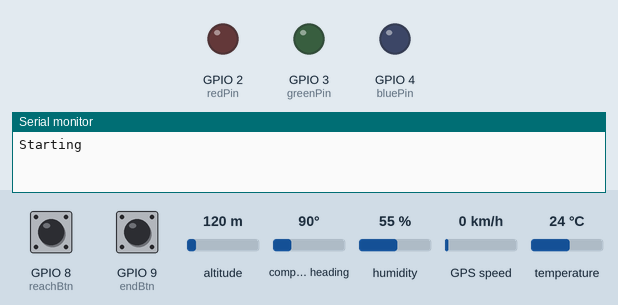
Recording of a sketch running on a simulated ESP32-S3. On the bench: output pins drawn as LEDs (lit = HIGH), the last lines printed to the serial monitor. Dashed ring = blinking. The inputs (shaded band) are chosen by the test bench; at power-on: GPIO 8 (reachBtn) HIGH, GPIO 9 (endBtn) HIGH, altitude 120 m, compass heading 90°, humidity 55 %, GPS speed 0 km/h, temperature 24 °C. Storage starts empty; the GPS gets a fix after 3 s at 37.7749, -122.4194 with 8 satellites.

Above: at 2.4 s.
2.5 s: GPIO 8 (reachBtn) pulled LOW for 0.15 s
At 3.11 s:
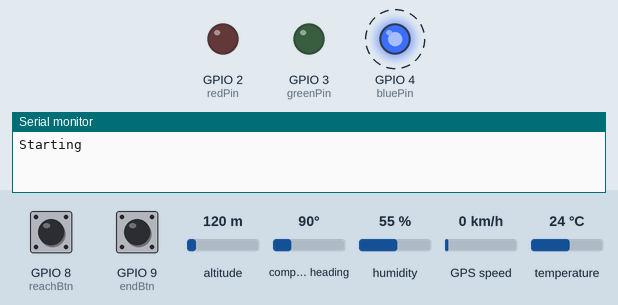
8.7 s: GPIO 9 (endBtn) pulled LOW for 3.2 s
At 9.4 s:
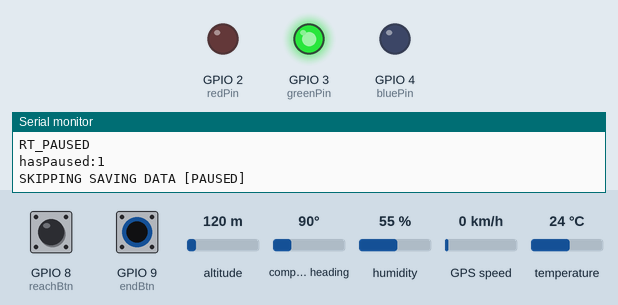
At 15.43 s:
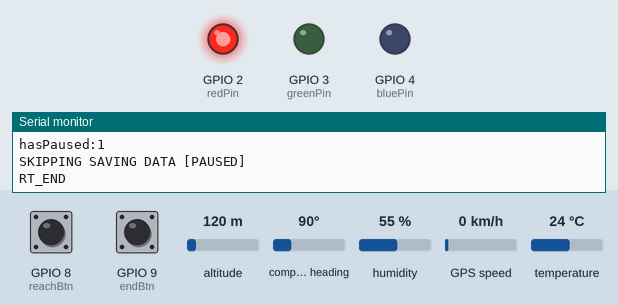
Timing chart, 0 to 17.0 s (numbered marks = the images above; inputs shaded):
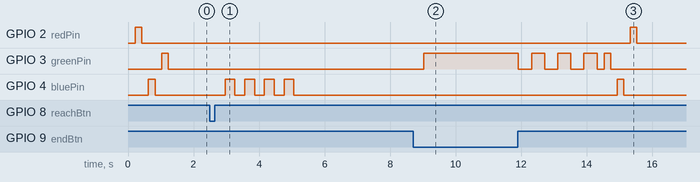

The sketch:

RoadTripGPS.ino
```cpp
#include "libs/TinyGPSPlus.h"
#include<SPI.h>
#include <SD.h>
#include<DHT.h>
#include "transmitAPI.h"

#define DEBUG_MODE

/*
 * PINS
 * SD:
 * MISO: 12
 * MOSI: 11
 * CLK: 13
 * CS: 4
 *
 * LEDs: red:2 ; green:3 ; blue:10
 * GPS: RX:6 ; TX:5
 * DHT: 7
 * BTNs: step:8 ; start/end:9
 *
* STATUS CASES:
* RED BLINK: Something went wrong
* PERMANENT RED: GPS Does not receive data properly
* GREEN BLINK: Ending hike
* PERMANENT GREEN: Everything is okay
* BLUE BLINK (2times): Got invalid GPS data
* BLUE BLINK (4times): Step button pressed
* BLUE BLINK (1time 1s): Reach button pressed
*/

#define TIME_INTERVAL 8000
#define TEMP_OFFSET 6.0
#define SD_CS 5

void blinkAlert(uint8_t vc, uint16_t d, uint8_t pin, bool sbo=false);

const uint8_t reachBtn = 8;
const uint8_t endBtn = 9;
const uint8_t dhtPin = 7;

const uint8_t redPin = 2;
const uint8_t greenPin = 3;
const uint8_t bluePin = 4;


bool hasPaused = false;
bool valPause = false;
bool valReach = false;
bool endBtnTriggered = false;
bool dataAreValid = false;
uint32_t timeCBtn = 0;

DHT dht(dhtPin, DHT11);
File fileWrite;

// SdFat sd;  // Instance de la bibliothèque SDFat

//SoftwareSerial gpsDevice(5, 6);  // RX, TX
HardwareSerial gpsDevice(2);

TinyGPSPlus gps;
String filename = "dat01.txt";
uint32_t timeCount = 0;
void setup() {

  pinMode(redPin, OUTPUT);
  pinMode(greenPin, OUTPUT);
  pinMode(bluePin, OUTPUT);

  pinMode(endBtn, INPUT_PULLUP);
  pinMode(reachBtn, INPUT_PULLUP);

  #ifdef DEBUG_MODE
  Serial.begin(9600);
  #endif
  //SPI.begin();
  if (!SD.begin(SD_CS)) {
    digitalWrite(redPin, HIGH);
    #ifdef DEBUG_MODE
    Serial.println("Initialization failed!");
    #endif
    while (1){
      blinkAlert(3, 200, redPin);
      delay(1000);
    }
  }
  fileWrite = SD.open(filename, FILE_WRITE);
  if(!fileWrite){
    #ifdef DEBUG_MODE
    Serial.println("SD or File not readable!");
    #endif
    while(1)
    {
      blinkAlert(3, 200, redPin);
      delay(1000);
    }
  }
  dht.begin();
  gpsDevice.begin(9600);
  #ifdef DEBUG_MODE
  Serial.println("Starting");
  #endif
  blinkAlert(1, 200, redPin);
  blinkAlert(1, 200, bluePin);
  blinkAlert(1, 200, greenPin);
}

void blinkAlert(uint8_t vc, uint16_t d, uint8_t pin, bool sbo){
  for(int i=0;i<vc;i++){
    digitalWrite(pin, LOW);
    delay(d);
    digitalWrite(pin, HIGH);
    delay(d);
  }
  digitalWrite(pin, sbo);
}

void loop() {
  if(endBtnTriggered){
    blinkAlert(1, 200, greenPin);
    blinkAlert(1, 200, bluePin);
    blinkAlert(1, 200, redPin);
    while(1) delay(1000);
  }
  delay(25);
  bool vr = digitalRead(reachBtn);
  bool ve = digitalRead(endBtn);
  float h = dht.readHumidity();
  float t = dht.readTemperature();
  if(ve == LOW){
    timeCBtn = millis();
    do{
      ve = digitalRead(endBtn);
      delay(10);
    }while(ve == LOW);
    if((millis()-timeCBtn) > 2000){
      endBtnTriggered = true;
      fileWrite.println("RT_END");
      fileWrite.flush();
      fileWrite.close();

      #ifdef DEBUG_MODE
      Serial.println("RT_END");
      #endif
      blinkAlert(3, 400, greenPin);
    }
  }
  if(vr == LOW) {
    timeCBtn = millis();
    do{
      vr = digitalRead(reachBtn);
      delay(10);
    }
    while(vr == LOW);
    if((millis()-timeCBtn) > 1500){
      valReach = true;
      digitalWrite(greenPin, LOW);
      blinkAlert(1, 1000, bluePin);
      delay(50);
      digitalWrite(greenPin, dataAreValid);

      #ifdef DEBUG_MODE
      Serial.println("VALReach!");
      #endif
    }else{
      valPause = true;
      digitalWrite(greenPin, LOW);
      blinkAlert(4, 300, bluePin);
      delay(50);
      digitalWrite(greenPin, dataAreValid);

      #ifdef DEBUG_MODE
      Serial.println("VALPause!");
      #endif
    }
  }
  while (gpsDevice.available() > 0) {
    gps.encode(gpsDevice.read());
  }
  if ((millis() - timeCount) > TIME_INTERVAL)
  {
    timeCount = millis();

    if(valPause){
      hasPaused = !hasPaused;
      #ifdef DEBUG_MODE
      Serial.println(hasPaused ? "RT_PAUSED" : "RT_RESUMED");
      #endif
      fileWrite.println(hasPaused ? "RT_P" : "RT_R");
      valPause = false;
      delay(1000);
    }
   if(valReach){
      fileWrite.println("DEST_R");
      valReach = false;
      delay(1000);
    }
    String data = "";
    dataAreValid = gps.location.isValid() && gps.location.isUpdated();
    if (dataAreValid) {
      digitalWrite(greenPin, HIGH);
      data += String(gps.location.lat(), 16) + ";" + String(gps.location.lng(), 16);
    } else {
      digitalWrite(greenPin, LOW);
      blinkAlert(2, 200, bluePin);
      #ifdef DEBUG_MODE
      Serial.println("Invalid GPS Data");
      #endif

      data += "LT_I;LG_I";
    }
    Serial.print("hasPaused:");
    Serial.println(hasPaused);
    if(hasPaused) {
      #ifdef DEBUG_MODE
      Serial.println("SKIPPING SAVING DATA [PAUSED]");
      #endif
      data = "";
      return;
    }
    data += ";" + ((gps.date.isValid() && gps.date.isUpdated()) ?
             ((String)gps.date.day() + "/" +
             (String)gps.date.month() + "/" +
             (String)gps.date.year() + "#V") : "00/00/2000#NV") + ";" +
             ((gps.time.isValid() && gps.time.isValid()) ?
             ((String)gps.time.hour() + ":" +
             (String)gps.time.minute() + "#V") : "00:00#NV");
    fileWrite.print(data);
    #ifdef DEBUG_MODE
    Serial.println(data);
    Serial.print("Tmp:");
    Serial.println((String)dht.computeHeatIndex((t-TEMP_OFFSET), h, false));
    if(isnan(h) || isnan(t)) Serial.println("Invalid DHT11 data!");
    #endif
    fileWrite.println(";" + (!isnan(h) && !isnan(t) ? (String)dht.computeHeatIndex((t-TEMP_OFFSET), h, false) + "#V" : "0.0#NV"));
    fileWrite.flush();
    #ifdef DEBUG_MODE
    Serial.println("Data written!");
    #endif
  }
}
```

transmitAPI.cpp
```cpp
#include "transmitAPI.h"
```

transmitAPI.h
```cpp
#ifndef TRANSMIT_API_H
#define TRANSMIT_API_H

// TODO: Define API methods and properties to transmit data to the API Server

#endif
```

Measured:
- after the input at 2.5 s, GPIO 3 (greenPin): stays LOW (without the input it goes to HIGH after 5.5 s); GPIO 4 (bluePin): alternates HIGH for 0.30 s and LOW for 0.30 s, 8 changes in all, then stays LOW, starting after 0.46 s
- after the input at 8.7 s, GPIO 2 (redPin): LOW → HIGH after 6.6 s, → LOW 0.20 s later; GPIO 4 (bluePin): LOW → HIGH after 6.2 s, → LOW 0.20 s later
